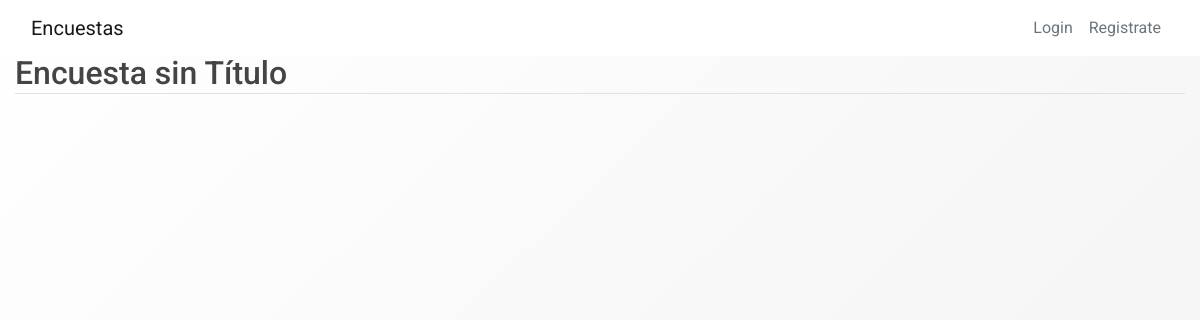
/encuesta/2, run on an earlier commit of the app's database.
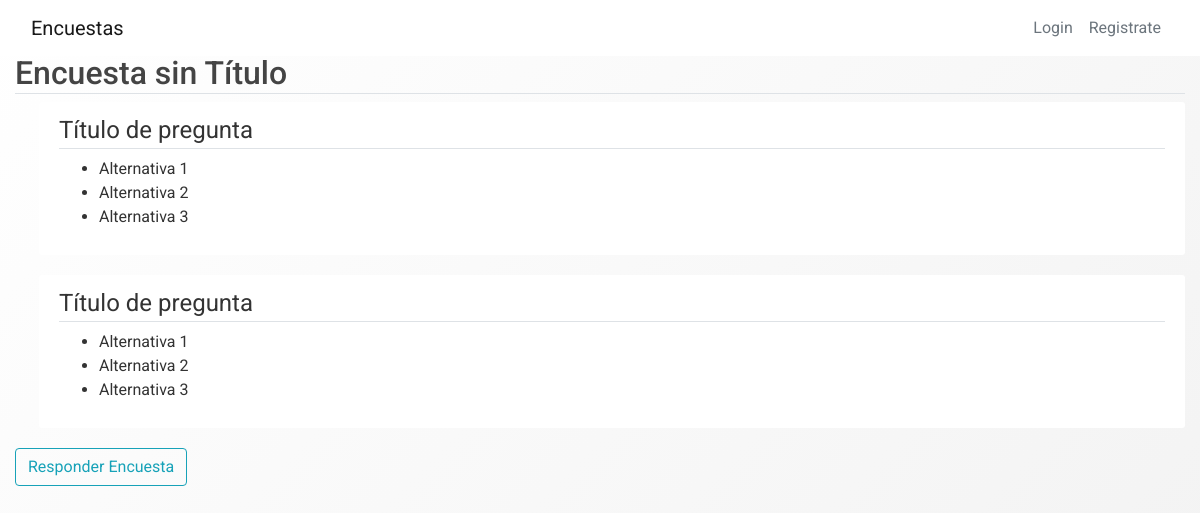
And on a later commit of the database.
### encuestas/models.py (models this page shows)
class Pregunta(db.Model):
    id = db.Column(db.Integer, primary_key = True)
    title = db.Column(db.String(100), nullable = False)
    encuesta_id = db.Column(db.Integer, db.ForeignKey('encuesta.id'), nullable = False)
    items = db.relationship('Item', backref = 'options', lazy = True)

class Item(db.Model):
    id = db.Column(db.Integer, primary_key = True)
    description = db.Column(db.String(1000), nullable = False)
    pregunta_id = db.Column(db.Integer, db.ForeignKey('pregunta.id'), nullable = False)

### encuestas/routes.py (the view, shortened to what this page needs)
@app.route("/encuesta/<int:encuesta_id>", methods=['GET', 'POST'])
def encuesta(encuesta_id):
    encuesta = Encuesta.query.get_or_404(encuesta_id)
    preguntas = Pregunta.query.filter_by(encuesta_id = encuesta_id)
    id_preguntas = []
    for preg in preguntas:
        id_preguntas.append(preg.id)
    items = Item.query.filter(Item.pregunta_id.in_(id_preguntas))
    boton_editar = False
    boton_respuestas = False
    return render_template('encuesta.html',
        title= 'Encuesta',
        encuesta = encuesta,
        preguntas = preguntas,
        items = items,
        boton_editar = boton_editar,
        boton_respuestas = boton_respuestas
    )

### encuestas/templates/encuesta.html (shortened to what this page needs)
{% extends "layout.html" %} {% block content %}
<h2 class="border-bottom mb-2">{{ encuesta.title}}</h2>
{%for pregunta in preguntas%}
<div class="content-section ml-4">
    <fieldset class="form-group mb-0">
        <legend class="border-bottom">{{pregunta.title}}</legend>
    </fieldset>
    <ul>
        {%for item in items%} {%if pregunta.id == item.pregunta_id%}
        <li>{{item.description}}</li>
        {%endif%} {%endfor%}
    </ul>
</div>
{%endfor%}
{%if encuesta.estado == "publicada"%}
<a class="btn btn-outline-info"
   href="{{ url_for('responder_encuesta', encuesta_id=encuesta.id) }}">Responder Encuesta</a>
{%endif%}
{% endblock content %}

What changed in the data, as far as the page shows it:
changed Encuesta "Encuesta sin Título": estado "creada" → "publicada" (drawn)
added Pregunta: title "Título de pregunta"
added Item: description "Alternativa 1", shown under "Título de pregunta"
added Item: description "Alternativa 2", shown under "Título de pregunta"
added Item: description "Alternativa 3", shown under "Título de pregunta"
added Pregunta: title "Título de pregunta"
added Item: description "Alternativa 1", shown under "Título de pregunta"
added Item: description "Alternativa 2", shown under "Título de pregunta"
added Item: description "Alternativa 3", shown under "Título de pregunta"
Also different on the page:
text now shown: "Responder Encuesta"
